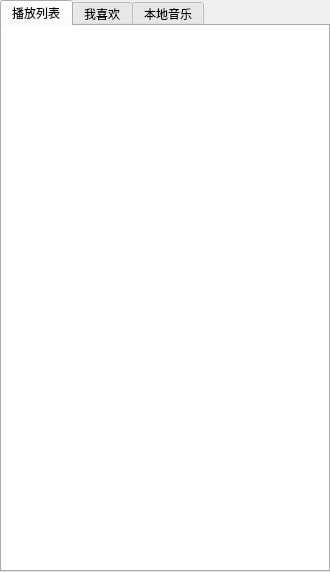
<?xml version="1.0" encoding="UTF-8"?>
<ui version="4.0">
 <class>RightWidget</class>
 <widget class="QTabWidget" name="RightWidget">
  <property name="geometry">
   <rect>
    <x>0</x>
    <y>0</y>
    <width>330</width>
    <height>572</height>
   </rect>
  </property>
  <property name="sizePolicy">
   <sizepolicy hsizetype="Preferred" vsizetype="Preferred">
    <horstretch>0</horstretch>
    <verstretch>0</verstretch>
   </sizepolicy>
  </property>
  <property name="minimumSize">
   <size>
    <width>330</width>
    <height>572</height>
   </size>
  </property>
  <property name="windowTitle">
   <string>TabWidget</string>
  </property>
  <property name="styleSheet">
   <string notr="true"/>
  </property>
  <property name="currentIndex">
   <number>0</number>
  </property>
  <widget class="QWidget" name="tab_historyList">
   <property name="sizePolicy">
    <sizepolicy hsizetype="Preferred" vsizetype="Preferred">
     <horstretch>0</horstretch>
     <verstretch>0</verstretch>
    </sizepolicy>
   </property>
   <property name="minimumSize">
    <size>
     <width>330</width>
     <height>546</height>
    </size>
   </property>
   <property name="styleSheet">
    <string notr="true">border:none</string>
   </property>
   <attribute name="icon">
    <iconset resource="image.qrc">
     <normaloff>:/rightImage/music.png</normaloff>:/rightImage/music.png</iconset>
   </attribute>
   <attribute name="title">
    <string>播放列表</string>
   </attribute>
   <attribute name="toolTip">
    <string>&lt;html&gt;&lt;head/&gt;&lt;body&gt;&lt;p&gt;播放列表&lt;/p&gt;&lt;/body&gt;&lt;/html&gt;</string>
   </attribute>
   <layout class="QVBoxLayout" name="verticalLayout">
    <property name="spacing">
     <number>0</number>
    </property>
    <property name="leftMargin">
     <number>0</number>
    </property>
    <property name="topMargin">
     <number>0</number>
    </property>
    <property name="rightMargin">
     <number>0</number>
    </property>
    <property name="bottomMargin">
     <number>0</number>
    </property>
    <item>
     <widget class="QListWidget" name="listWid_histMusic">
      <property name="sizePolicy">
       <sizepolicy hsizetype="Preferred" vsizetype="Preferred">
        <horstretch>0</horstretch>
        <verstretch>0</verstretch>
       </sizepolicy>
      </property>
      <property name="minimumSize">
       <size>
        <width>330</width>
        <height>544</height>
       </size>
      </property>
      <property name="styleSheet">
       <string notr="true"/>
      </property>
      <property name="horizontalScrollBarPolicy">
       <enum>Qt::ScrollBarAlwaysOff</enum>
      </property>
     </widget>
    </item>
   </layout>
  </widget>
  <widget class="QWidget" name="tab_favor">
   <property name="sizePolicy">
    <sizepolicy hsizetype="Preferred" vsizetype="Preferred">
     <horstretch>0</horstretch>
     <verstretch>0</verstretch>
    </sizepolicy>
   </property>
   <property name="minimumSize">
    <size>
     <width>330</width>
     <height>546</height>
    </size>
   </property>
   <property name="styleSheet">
    <string notr="true">border:none</string>
   </property>
   <attribute name="icon">
    <iconset resource="image.qrc">
     <normaloff>:/rightImage/disklike.png</normaloff>:/rightImage/disklike.png</iconset>
   </attribute>
   <attribute name="title">
    <string>我喜欢</string>
   </attribute>
  </widget>
  <widget class="QWidget" name="tab_native">
   <property name="sizePolicy">
    <sizepolicy hsizetype="Preferred" vsizetype="Preferred">
     <horstretch>0</horstretch>
     <verstretch>0</verstretch>
    </sizepolicy>
   </property>
   <property name="minimumSize">
    <size>
     <width>330</width>
     <height>546</height>
    </size>
   </property>
   <property name="styleSheet">
    <string notr="true">border:none</string>
   </property>
   <attribute name="icon">
    <iconset resource="image.qrc">
     <normaloff>:/bottomImage/listLoop.png</normaloff>:/bottomImage/listLoop.png</iconset>
   </attribute>
   <attribute name="title">
    <string>本地音乐</string>
   </attribute>
  </widget>
 </widget>
 <resources>
  <include location="image.qrc"/>
 </resources>
 <connections/>
</ui>
